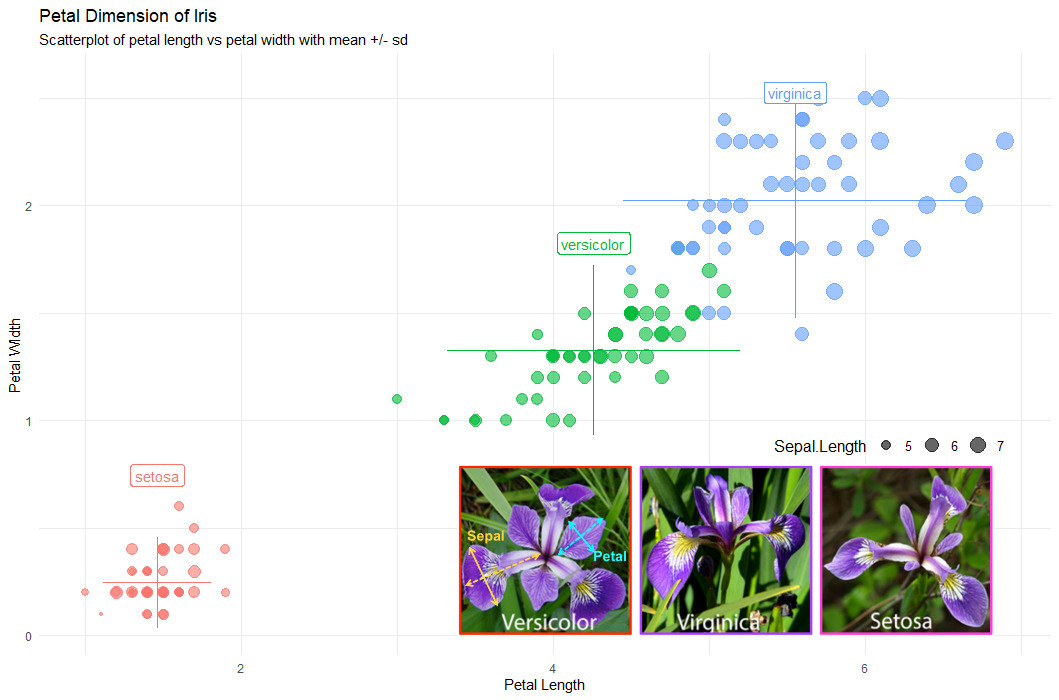

Generate this figure with R:
library(ggplot2)
theme_set(theme_minimal())
library(dplyr)

url <- "https://miro.medium.com/max/4800/1*rJTSE6CdajKcSw32xRhGDQ.png"
img <- magick::image_read((url))
pic <- grid::rasterGrob(img, interpolate = TRUE)

stat_iris = iris %>% group_by(Species) %>%
  summarise(mean.pl=mean(Petal.Length),
            sd.pl=sd(Petal.Length),
            mean.pw=mean(Petal.Width),
            sd.pw=sd(Petal.Width))

ggplot(iris, aes(Petal.Length, Petal.Width, col=Species)) + 
  geom_point(aes(size=Sepal.Length, col = stage(Species, after_scale = alpha(col, 0.6)))) +
  guides(col='none') +
  geom_segment(data = stat_iris, aes(x=mean.pl-2*sd.pl, xend=mean.pl+2*sd.pl, y=mean.pw, yend=mean.pw), show.legend = F) +
  geom_segment(data = stat_iris, aes(x=mean.pl, xend=mean.pl, y=mean.pw-2*sd.pw, yend=mean.pw+2*sd.pw), show.legend = F) +
  geom_label(data = stat_iris, aes(x=mean.pl, y=mean.pw, label=Species), nudge_x = 0, nudge_y = 0.5, show.legend = F) +
  annotation_custom(pic, ymin = 0, ymax = .8, xmin = 3.2, xmax = 7) +
  theme(legend.position = c(0.84,0.35),
        legend.direction = 'horizontal',
        legend.title = element_text(size = 12),
        legend.text = element_text(size = 10)) +
  labs(x='Petal Length', y='Petal WIdth', title = 'Petal Dimension of Iris', 
       subtitle = 'Scatterplot of petal length vs petal width with mean +/- sd')
